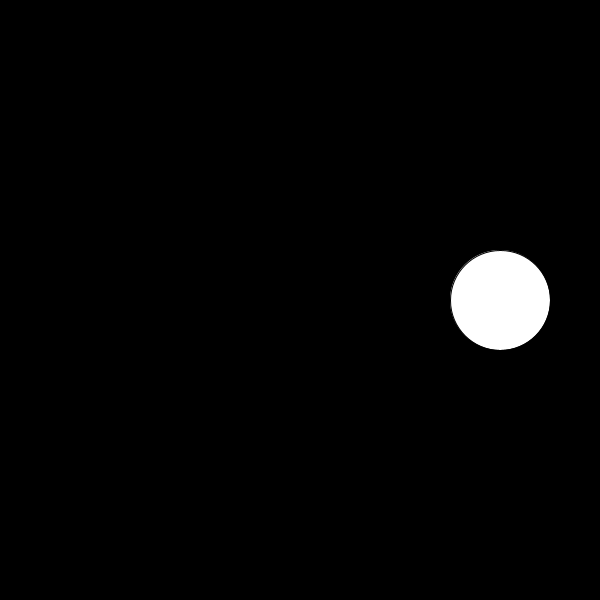
Frame 1 (no input)
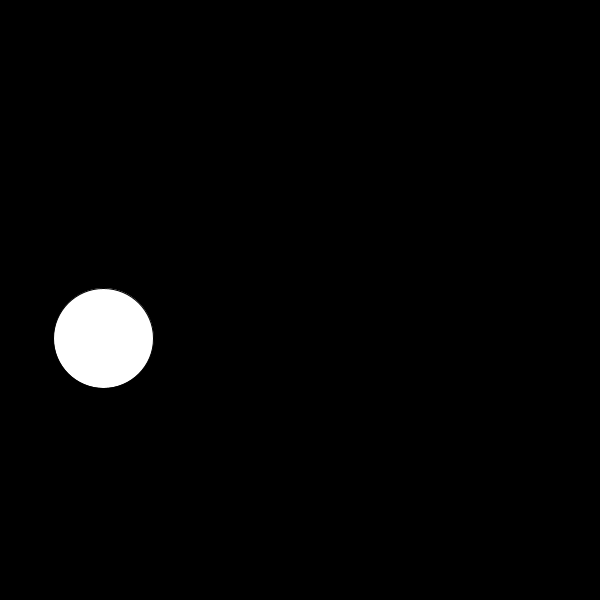
Frame 60 (the mouse pressed at the canvas centre just before this capture)
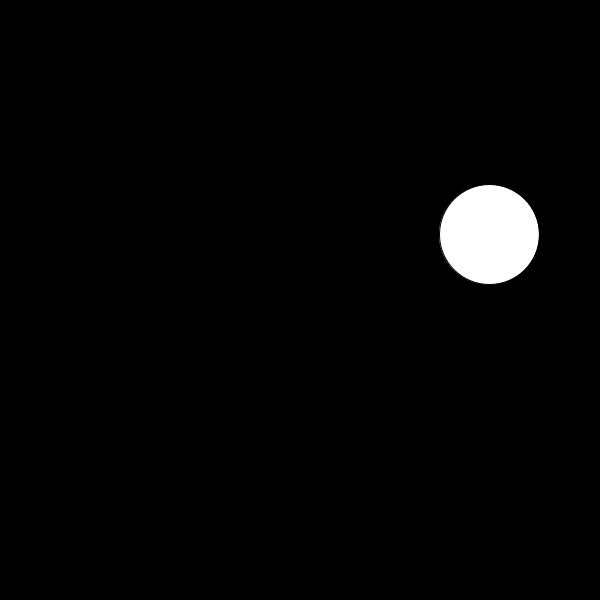
Frame 120 (the mouse held since frame 60 and released just before this capture)

The Processing sketch that drew these frames (run headless with seeded random() and noise(); from frame 60 on, the mouse is pressed at the canvas centre):

// Processing sketch: TrigSpin
// ── TrigSpin.pde
float angle = 0.0f;
float incr = 0.05;

void setup()
{
  size(600, 600);
}

void draw()
{
  background(0);
  float y = height/2 + sin(angle) * 200;
  float x = width/2 + cos(angle) * 200;
  
  ellipse(x, y, 100, 100);
  
  angle += incr;
}
